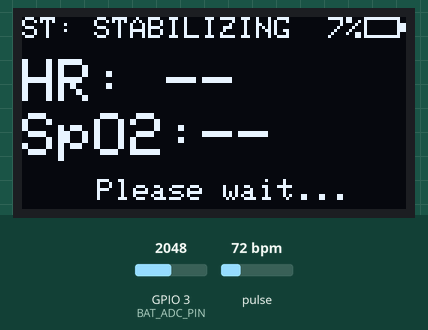
This program was run on a simulated ESP32-S3. On the bench: 128×64 one-colour display. The inputs (shaded band) are chosen by the test bench; at power-on: GPIO 3 (BAT_ADC_PIN) = 2048, pulse 72 bpm (analog values on the 0–4095 scale). WiFi joins after 1.5 s; servers stay silent unless stated; I2S audio is not simulated (input reads silence); storage starts empty.

Above: at 5.8 s.
5.9 s: GPIO 3 (BAT_ADC_PIN) set to 2866
At 6.9 s:
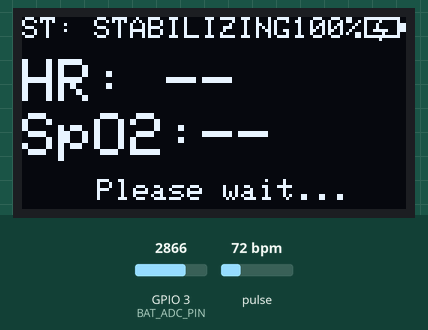
8.8 s: pulse set to 42 bpm
At 9.1 s:
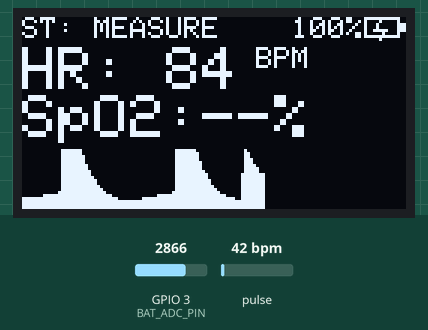
10.4 s: pulse set to 70 bpm
At 10.65 s:
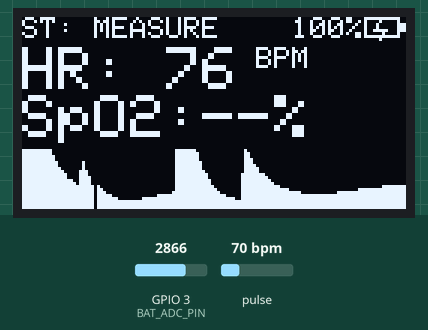
11.9 s: GPIO 3 (BAT_ADC_PIN) set to 2460
At 12.14 s:
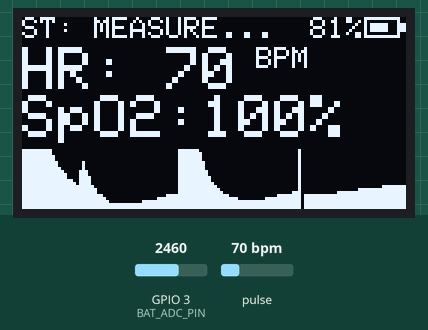
13.4 s: pulse set to 100 bpm
At 13.69 s:
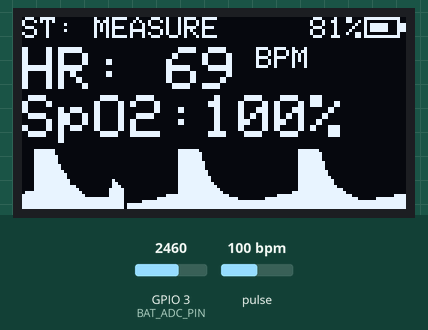
15.0 s: GPIO 3 (BAT_ADC_PIN) set to 2540
At 20.9 s:
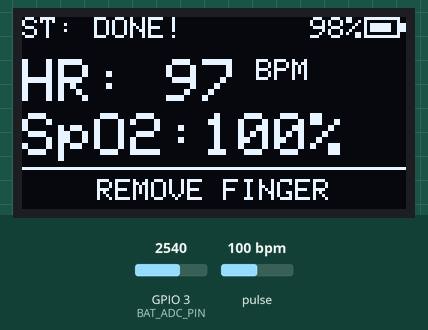

The program:

main.cpp
```cpp
#include <Arduino.h>
#include <Wire.h>
#include <Adafruit_GFX.h>
#include <Adafruit_SH110X.h>
#include <MAX30105.h>

// Include các module nội bộ
#include "audio.h"
#include "sd_logger.h"
#include "web_manage.h"
#include "MAX30102.h"

// ==========================================
// THÔNG TIN WIFI & PINS
// ==========================================
const char* ssid = "P203";
const char* password = "28112005";

// I2C cho OLED
#define OLED_SDA 1
#define OLED_SCL 2

// I2C cho MAX30102
#define MAX_SDA 8
#define MAX_SCL 9

// Chân đo pin
#define BAT_ADC_PIN 3

// ==========================================
// GLOBALS & OBJECTS
// ==========================================
Adafruit_SH1106G display = Adafruit_SH1106G(128, 64, &Wire, -1);
MAX30105 particleSensor;

QueueHandle_t audioQueue;
SemaphoreHandle_t sdMutex;
bool isOnline = false;

// --- Biến Trạng Thái ---
bool isMeasured = false;
bool lastFingerOn = false;
int fingerOffCounter = 30;
const int FINGER_OFF_THRESHOLD = 20;
bool inWarmup = false;

unsigned long measureStartTime = 0;
unsigned long lastDisplayUpdate = 0;
unsigned long lastWsUpdate = 0;

// --- Heart Rate Variables ---
float dynamicThreshold = 30.0;
float smoothedBPM = 0;
bool isPeak = false;
bool firstPeakDetected = false;
long dcFilterIR = 0;
int lastAcSignal = 0;
int beatAvg = 0;
unsigned long lastBeat = 0;

int sampleIdx = 0;
bool bufferFull = false;

// --- OLED Graph ---
int xPos = 0;
const int GRAPH_BOTTOM = 63;
const int GRAPH_TOP = 44;
uint32_t baselineIR = 0;
bool baselineLocked = false;

// --- Battery Variables ---
float batVoltage = 0;
int batPercentage = 0;
bool isCharging = false;

// ==========================================
// HÀM VẼ PIN & SẠC
// ==========================================
void drawBattery() {
  uint32_t adc_mv = analogReadMilliVolts(BAT_ADC_PIN);
  // Áp thực tế = ADC * 2 (phân áp 100k/100k)
  batVoltage = (adc_mv / 1000.0) * 2.0;

  // Nâng ngưỡng vọt áp lên 4.22V để tránh báo tia sét ảo khi pin đầy (4.20V)
  if (batVoltage >= 4.22) {
    batPercentage = 100;
    isCharging = true;
  } else {
    isCharging = false;
    if (batVoltage >= 4.10) batPercentage = 100;
    else if (batVoltage >= 3.95) batPercentage = 80 + 20 * (batVoltage - 3.95) / 0.15;
    else if (batVoltage >= 3.80) batPercentage = 60 + 20 * (batVoltage - 3.80) / 0.15;
    else if (batVoltage >= 3.65) batPercentage = 40 + 20 * (batVoltage - 3.65) / 0.15;
    else if (batVoltage >= 3.45) batPercentage = 20 + 20 * (batVoltage - 3.45) / 0.20;
    else if (batVoltage >= 3.20) batPercentage = 20 * (batVoltage - 3.20) / 0.25;
    else batPercentage = 0;
  }

  // Xóa vùng góc phải trên cùng (để số % cập nhật không bị đè nhòe)
  display.fillRect(85, 0, 43, 10, SH110X_BLACK);

  // In số % pin
  display.setTextSize(1);
  if (batPercentage == 100) display.setCursor(90, 0);
  else if (batPercentage >= 10) display.setCursor(96, 0);
  else display.setCursor(102, 0);
  display.print(batPercentage);
  display.print("%");

  // Vẽ khung viên pin nhỏ
  int x = 114, y = 0;
  display.drawRect(x, y, 12, 7, SH110X_WHITE);
  display.fillRect(x + 12, y + 2, 2, 3, SH110X_WHITE);

  if (isCharging) {
    // Vẽ tia sét nếu áp vọt
    display.drawLine(x + 5, y + 1, x + 3, y + 4, SH110X_WHITE);
    display.drawLine(x + 3, y + 4, x + 7, y + 4, SH110X_WHITE);
    display.drawLine(x + 7, y + 4, x + 5, y + 7, SH110X_WHITE);
  } else {
    // Tô vạch pin
    int fillWidth = (batPercentage * 8) / 100;
    if (fillWidth > 0) display.fillRect(x + 2, y + 2, fillWidth, 3, SH110X_WHITE);
  }
}

// ==========================================
// OLED FUNCTIONS
// ==========================================
void showReadyScreen() {
  display.clearDisplay();
  display.setTextSize(2); display.setCursor(35, 15); display.println("READY");
  display.setTextSize(1); display.setCursor(25, 40); display.println("Place finger...");
  drawBattery();
  display.display();
}

void showDoneScreen() {
  display.clearDisplay();
  bool isValid = (beatAvg > 0 && currentSpO2 > 80);

  drawBattery(); // Cập nhật pin

  display.setTextSize(1); display.setCursor(0, 0);
  display.print(isValid ? "ST: DONE!" : "ST: FAILED!");
  display.setTextSize(2); display.setCursor(0, 14);
  display.print("HR: "); if (beatAvg > 0) display.print(beatAvg); else display.print("--");
  display.setTextSize(1); display.print(" BPM");
  display.setTextSize(2); display.setCursor(0, 32);
  display.print("SpO2:"); if (currentSpO2 > 0) display.print(currentSpO2); else display.print("--");
  display.print("%");
  display.drawLine(0, 50, 127, 50, SH110X_WHITE);
  display.setTextSize(1); display.setCursor(25, 54); display.print("REMOVE FINGER");
  display.display();
}

void triggerAdjustError(bool isFingerOn) {
  display.clearDisplay();
  drawBattery(); // Cập nhật pin

  display.setTextSize(2);
  display.setCursor(25, 20); display.print("ADJUST");
  display.setCursor(25, 40); display.print("FINGER!"); display.display();
  queueWav("/adjust.wav");
  measureStartTime = millis(); particleSensor.clearFIFO();

  sampleIdx = 0; bufferFull = false; smoothedSpO2 = 0; inWarmup = true;
  dcFilterIR = particleSensor.getIR(); lastAcSignal = 0; dynamicThreshold = 30.0; smoothedBPM = 0; firstPeakDetected = false;
  baselineLocked = false; lastFingerOn = isFingerOn;
}

// ==========================================
// SETUP
// ==========================================
void setup() {
  Serial.begin(115200); delay(1000);

  // Khởi tạo độ phân giải chuẩn cho chân đọc pin
  analogReadResolution(12);

  audioQueue = xQueueCreate(15, MAX_AUDIO_FILENAME_LEN * sizeof(char));
  sdMutex = xSemaphoreCreateMutex();
  xTaskCreatePinnedToCore(AudioTask, "AudioTask", 4096, NULL, 1, NULL, 0);

  // Khởi tạo I2C cho OLED (Chân 1, 2)
  Wire.begin(OLED_SDA, OLED_SCL);
  Wire.setClock(400000);
  display.begin(0x3C, true); display.clearDisplay(); display.setTextColor(SH110X_WHITE);
  display.setCursor(10, 30); display.print("Booting..."); display.display();

  initSDCard();

  // Khởi tạo I2C cho MAX30102 (Chân 8, 9)
  Wire1.begin(MAX_SDA, MAX_SCL);
  Wire1.setClock(400000);
  particleSensor.begin(Wire1, I2C_SPEED_FAST);
  particleSensor.setup();
  particleSensor.setPulseAmplitudeRed(0x00);
  particleSensor.setPulseAmplitudeIR(0x1F);
  particleSensor.setSampleRate(100);

  initI2S();
  setupWiFi(ssid, password);

  if (isOnline) {
    setupWeb();
    display.clearDisplay(); display.setCursor(0, 10); display.println("Web Ready:"); display.println(WiFi.localIP().toString()); display.display(); delay(2000);
  } else {
    display.clearDisplay(); display.setCursor(0, 10); display.println("OFFLINE MODE"); display.display(); delay(2000);
  }
  showReadyScreen(); queueWav("/ready.wav");
}

// ==========================================
// MAIN LOOP
// ==========================================
void loop() {
  uint32_t irValue = particleSensor.getIR();
  uint32_t redValue = particleSensor.getRed();

  bool currentFingerPresent = (irValue > 10000);
  if (!currentFingerPresent) { if (fingerOffCounter < FINGER_OFF_THRESHOLD + 1) fingerOffCounter++; }
  else { fingerOffCounter = 0; }
  bool fingerOn = (fingerOffCounter < FINGER_OFF_THRESHOLD);

  if (fingerOn && !lastFingerOn) {
    display.clearDisplay();
    drawBattery();
    display.setTextSize(1); display.setCursor(20, 30); display.print("Please wait..."); display.display();
    queueWav("/measur.wav");
    particleSensor.clearFIFO();

    isMeasured = false; xPos = 0; currentSpO2 = 0; beatAvg = 0; smoothedSpO2 = 0;
    sampleIdx = 0; bufferFull = false; inWarmup = true;
    dcFilterIR = particleSensor.getIR(); lastAcSignal = 0; dynamicThreshold = 30.0; smoothedBPM = 0; firstPeakDetected = false; baselineLocked = false;
    measureStartTime = millis(); particleSensor.setPulseAmplitudeRed(0x20);
  }

  if (!fingerOn && lastFingerOn && !isMeasured) { showReadyScreen(); }

  if (fingerOn && !isMeasured) {
    unsigned long timeElapsed = millis() - measureStartTime;

    if (timeElapsed < 2500) {
      inWarmup = true; baselineLocked = false;
      dcFilterIR = (dcFilterIR * 15 + irValue) / 16;
      lastAcSignal = irValue - dcFilterIR;

      display.fillRect(0, 0, 128, 64, SH110X_BLACK);
      drawBattery(); // Vẽ pin

      display.setCursor(0, 0); display.print("ST: STABILIZING");
      display.setTextSize(2); display.setCursor(0, 14); display.print("HR: --"); display.setCursor(0, 32); display.print("SpO2:--");
      display.setTextSize(1); display.setCursor(25, 54); display.print("Please wait..."); display.display();
    }
    else {
      if (inWarmup) { display.clearDisplay(); inWarmup = false; }

      if (!baselineLocked) {
        if (dcFilterIR < 10000) { triggerAdjustError(fingerOn); return; }
        baselineIR = dcFilterIR; baselineLocked = true;
      }
      if (abs((long)irValue - (long)baselineIR) > (baselineIR * 0.15)) { triggerAdjustError(fingerOn); return; }

      dcFilterIR = (dcFilterIR * 15 + irValue) / 16;
      int acSignal = irValue - dcFilterIR;
      int sharpSignal = (acSignal + lastAcSignal) / 2;
      lastAcSignal = acSignal;

      int yPlot = map(sharpSignal, -120, 120, GRAPH_BOTTOM, GRAPH_TOP);
      yPlot = constrain(yPlot, GRAPH_TOP, GRAPH_BOTTOM);
      display.drawLine(xPos, GRAPH_TOP, xPos, GRAPH_BOTTOM, SH110X_BLACK);
      display.drawLine(xPos + 1, GRAPH_TOP, xPos + 1, GRAPH_BOTTOM, SH110X_BLACK);
      display.drawLine(xPos, GRAPH_BOTTOM, xPos, yPlot, SH110X_WHITE);
      xPos++; if(xPos >= 128) xPos = 0;

      unsigned long currentMillis = millis();
      unsigned long delta = currentMillis - lastBeat;
      if (sharpSignal > dynamicThreshold && !isPeak && delta > 300) {
        isPeak = true; dynamicThreshold = sharpSignal * 0.6;
        if (!firstPeakDetected) { firstPeakDetected = true; lastBeat = currentMillis; }
        else if (delta > 0) {
          float bpm = 60000.0 / delta; lastBeat = currentMillis;
          if (bpm <= 180 && bpm >= 40) {
            if (smoothedBPM == 0) smoothedBPM = bpm; else smoothedBPM = (smoothedBPM * 0.75) + (bpm * 0.25);
            beatAvg = (int)smoothedBPM;
          }
        }
      } else if (sharpSignal < -10) { isPeak = false; }
      dynamicThreshold = max(dynamicThreshold * 0.98, 10.0);

      irBuffer[sampleIdx] = irValue;
      redBuffer[sampleIdx] = redValue;
      sampleIdx++;

      if (sampleIdx >= WINDOW_SIZE) {
        calculateSpO2Window();
        for (int i = 50; i < WINDOW_SIZE; i++) {
          irBuffer[i - 50] = irBuffer[i];
          redBuffer[i - 50] = redBuffer[i];
        }
        sampleIdx = 150;
        bufferFull = true;
      }

      if (isOnline && (currentMillis - lastWsUpdate > 50)) {
        lastWsUpdate = currentMillis;
        wsCleanup();
        wsSendHealthData(sharpSignal, beatAvg, currentSpO2);
      }

      // ==== PHẦN SỬA LỖI MẤT HIỂN THỊ HR / SPO2 ====
      if (currentMillis - lastDisplayUpdate > 50) {
        lastDisplayUpdate = currentMillis;

        // 1. Chỉ xóa đúng phần chữ ở nửa trên (chừa lại đồ thị bên dưới)
        display.fillRect(0, 0, 128, 43, SH110X_BLACK);

        // 2. Vẽ viên pin và phần trăm
        drawBattery();

        // 3. Viết lại thông số đo lường (rút gọn thành "ST: " để không lấn pin)
        display.setTextSize(1); display.setCursor(0, 0);
        display.print(((millis() / 500) % 2 == 0) ? "ST: MEASURE..." : "ST: MEASURE");

        display.setTextSize(2); display.setCursor(0, 10); display.print("HR: ");
        if (beatAvg > 0) { display.print(beatAvg); display.setTextSize(1); display.print(" BPM"); }
        else { display.print("--"); }

        display.setTextSize(2); display.setCursor(0, 26); display.print("SpO2:");
        if (currentSpO2 > 0) { display.print(currentSpO2); display.print("%"); }
        else { display.print("--%"); }

        display.display();
      }

      if ((bufferFull && beatAvg > 0 && currentSpO2 > 80 && timeElapsed > 15000) || (timeElapsed >= 23000)) {
        isMeasured = true; particleSensor.setPulseAmplitudeRed(0x00);
        if (beatAvg > 0 && currentSpO2 > 80) {
          showDoneScreen();
          queueSequence("/hr_is.wav", ("/" + String(beatAvg) + ".wav").c_str(), "/bpm.wav");
          queueSequence("/spo2_is.wav", ("/" + String(currentSpO2) + ".wav").c_str(), "/percent.wav");
          readHealthConclusion(beatAvg, currentSpO2);
        } else {
          showDoneScreen(); queueWav("/fail.wav");
        }
      }
    }
  }

  lastFingerOn = fingerOn;
}
```

MAX30102.h
```cpp
#ifndef MAX30102_CUSTOM_H
#define MAX30102_CUSTOM_H

#include <Arduino.h>

#define WINDOW_SIZE 200

// Chỉ KHAI BÁO (dùng extern), không khởi tạo giá trị ở đây
extern uint32_t irBuffer[WINDOW_SIZE];
extern uint32_t redBuffer[WINDOW_SIZE];
extern float smoothedSpO2;
extern int32_t currentSpO2;

void calculateSpO2Window();

#endif // MAX30102_CUSTOM_H
```

audio.h
```cpp
#ifndef AUDIO_H
#define AUDIO_H

#include <Arduino.h>
#include <driver/i2s.h>
#include <SD.h>

#define I2S_BCLK 6  // Đổi từ 5 sang 6
#define I2S_LRC  5  // Đổi từ 6 sang 5
#define I2S_DOUT 7  // Giữ nguyên
#define I2S_NUM I2S_NUM_0
#define MAX_AUDIO_FILENAME_LEN 32

// Chia sẻ các biến toàn cục với main.cpp
extern QueueHandle_t audioQueue;
extern SemaphoreHandle_t sdMutex;

// Khai báo các hàm
void initI2S();
void AudioTask(void *pvParameters);
void queueWav(const char* filePath);
void queueSequence(const char* file1, const char* file2, const char* file3);
void readHealthConclusion(int hr, int spo2);

#endif
```

sd_logger.h
```cpp
#ifndef SD_LOGGER_H
#define SD_LOGGER_H

#include <Arduino.h>
#include <SPI.h>
#include <SD.h>

#define SD_CS    10
#define SPI_MOSI 11
#define SPI_MISO 13  // Đổi từ 12 sang 13
#define SPI_SCK  12  // Đổi từ 13 sang 12

bool initSDCard();

#endif
```

web_manage.h
```cpp
#ifndef WEB_MANAGE_H
#define WEB_MANAGE_H

#include <Arduino.h>
#include <WiFi.h>
#include <AsyncTCP.h>
#include <ESPAsyncWebServer.h>
#include <ESPmDNS.h>
#include <SD.h>

extern SemaphoreHandle_t sdMutex;
extern bool isOnline;

void setupWiFi(const char* ssid, const char* password);
void setupWeb();
void wsSendHealthData(int sharpSignal, int beatAvg, int currentSpO2);
void wsCleanup();

#endif
```

MAX30102.cpp
```cpp
#include "MAX30102.h"
#include <math.h>

// KHỞI TẠO BIẾN THỰC SỰ ở đây (không có chữ extern)
uint32_t irBuffer[WINDOW_SIZE];
uint32_t redBuffer[WINDOW_SIZE];
float smoothedSpO2 = 0.0;
int32_t currentSpO2 = 0;

void calculateSpO2Window() {
  float irDC = 0, redDC = 0;

  // 1. TÍNH THÀNH PHẦN TĨNH (DC)
  for (int i = 0; i < WINDOW_SIZE; i++) {
    irDC += irBuffer[i];
    redDC += redBuffer[i];
  }
  irDC /= WINDOW_SIZE;
  redDC /= WINDOW_SIZE;

  if (irDC < 10000 || redDC < 10000) return;

  // 2. TÍNH THÀNH PHẦN ĐỘNG (AC) BẰNG RMS
  float irSqSum = 0, redSqSum = 0;

  for (int i = 0; i < WINDOW_SIZE; i++) {
    float irAC_val = irBuffer[i] - irDC;
    float redAC_val = redBuffer[i] - redDC;

    irSqSum += (irAC_val * irAC_val);
    redSqSum += (redAC_val * redAC_val);
  }

  float irAC = sqrt(irSqSum / WINDOW_SIZE);
  float redAC = sqrt(redSqSum / WINDOW_SIZE);

  if (irAC < 3.0 || redAC < 3.0) return;

  // 3. TÍNH TỶ SỐ QUANG HỌC R
  float R = (redAC / redDC) / (irAC / irDC);

  // 4. HIỆU CHỈNH CALIBRATION
  float CALIB_A = -45.060;
  float CALIB_B = 30.354;
  float CALIB_C = 105.0;

  float rawSpO2 = (CALIB_A * R * R) + (CALIB_B * R) + CALIB_C;

  // 5. LỌC VÀ KHÓA KẾT QUẢ
  if (rawSpO2 > 100.0) rawSpO2 = 100.0;

  if (rawSpO2 > 70.0) {
    if (smoothedSpO2 == 0.0) {
      smoothedSpO2 = rawSpO2;
    } else {
      smoothedSpO2 = (smoothedSpO2 * 0.8) + (rawSpO2 * 0.2);
    }
    currentSpO2 = (int32_t)smoothedSpO2;
  }
}
```

sd_logger.cpp
```cpp
#include "sd_logger.h"

bool initSDCard() {
    SPI.begin(SPI_SCK, SPI_MISO, SPI_MOSI, SD_CS);
    if (!SD.begin(SD_CS, SPI, 4000000)) {
        return false;
    }
    return true;
}
```

Source omitted: webpage.h (6412 bytes), audio.cpp (3989 bytes), web_manage.cpp (3009 bytes)

Measured:
- after the input at 5.9 s, the display: changes at once (image 1)
- what the display in image 1 shows lasts 1.3 s, from 5.9 s to 7.2 s
